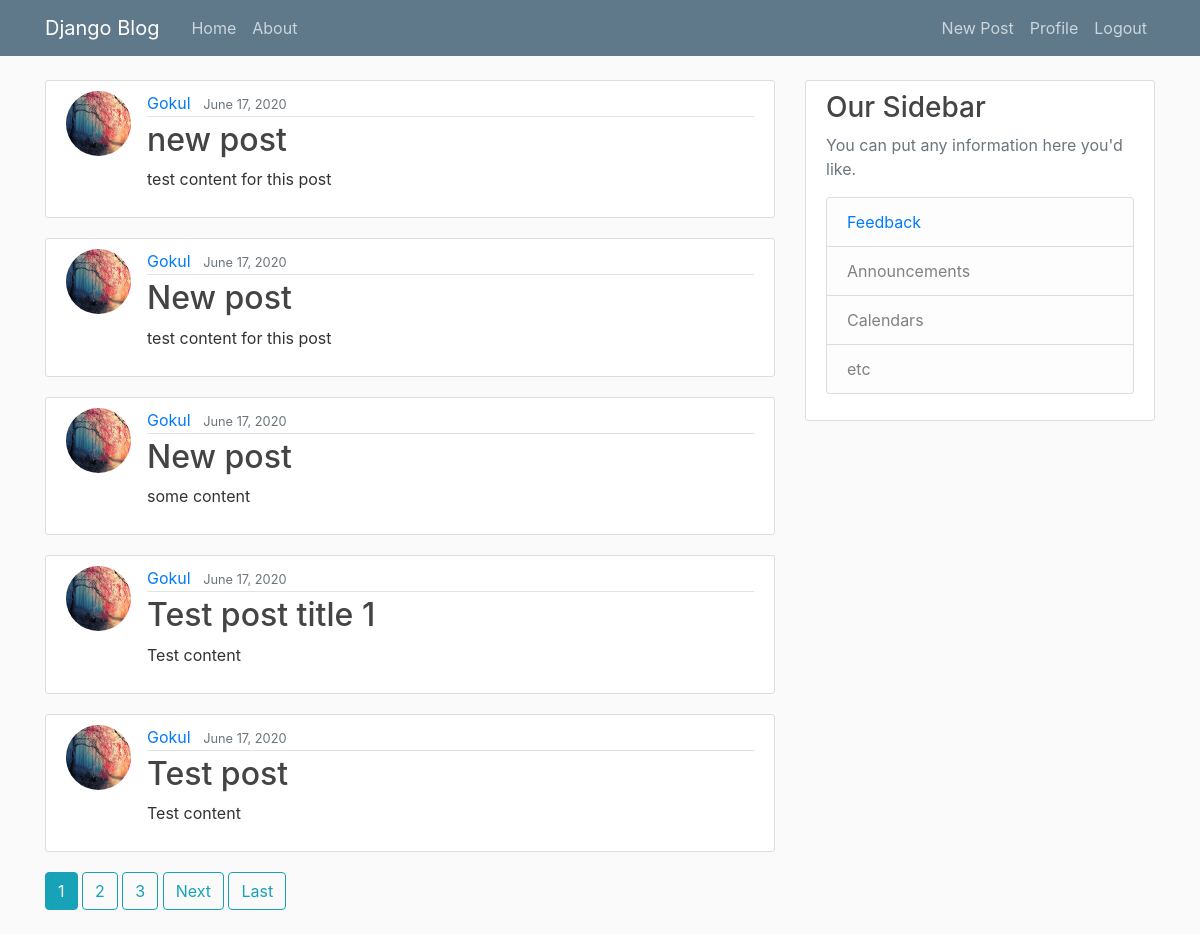
Before: / (signed in) with the older database file.
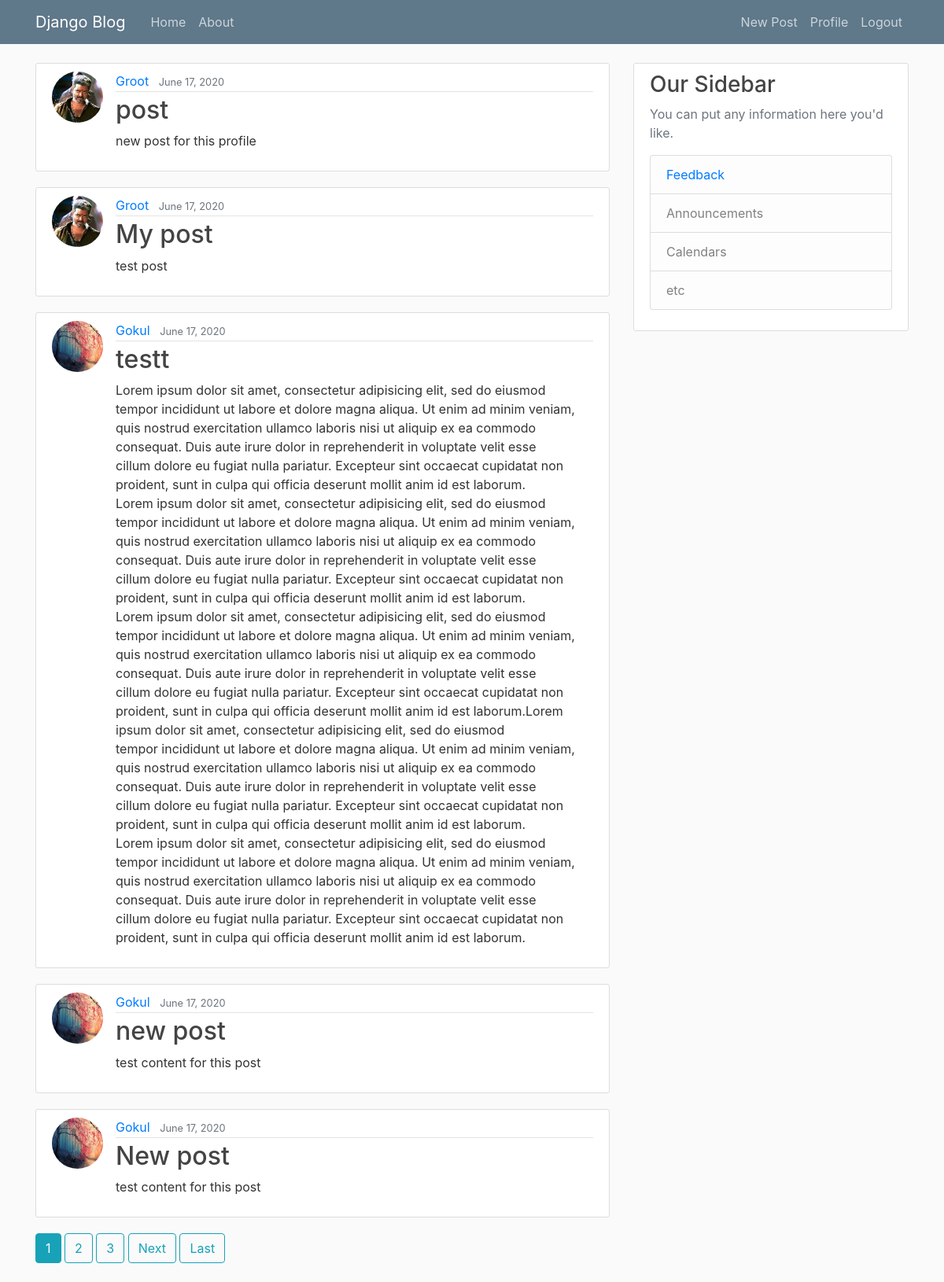
After: the same page with the newer database file.
### blog/models.py (models this page shows, shortened)
class Post(models.Model):
	title = models.CharField(max_length=100)
	content = models.TextField()
	date_posted = models.DateTimeField(default=timezone.now)
	author = models.ForeignKey(User, on_delete=models.CASCADE)

### users/models.py (models this page shows, shortened)
class Profile(models.Model):
    user = models.OneToOneField(User, on_delete=models.CASCADE)
    bio = models.TextField(default='')
    lives_in = models.CharField(max_length=30,default='')
    image = models.ImageField(default='default.jpg', upload_to='profile_pics')

### blog/views.py (the view)
# urls.py: path('', PostListView.as_view(), name='blog-home'),
class PostListView(LoginRequiredMixin, ListView):
	model = Post
	template_name = 'blog/home.html'
	context_object_name = 'posts'
	ordering = ['-date_posted']
	paginate_by = 5

### blog/templates/blog/home.html (shortened to what this page needs)
{% extends "blog/base.html" %}
{% block content %}
	{% for post in posts %}
		<article class="media content-section">
			<img class="rounded-circle article-img" src="{{ post.author.profile.image.url }}">
		  <div class="media-body">
		    <div class="article-metadata">
		      <a class="mr-2" href="#">{{ post.author }}</a>
		      <small class="text-muted">{{ post.date_posted | date:"F d, Y"}}</small>
		    </div>
		    <h2><a class="article-title" href="{% url 'post-detail' post.id %}">{{ post.title }}</a></h2>
		    <p class="article-content">{{ post.content }}</p>
		  </div>
		</article>
	{% endfor %}
{% if is_paginated %}
	{% for num in page_obj.paginator.page_range %}
        {% if page_obj.number == num %}
          <a class="btn btn-info mb-4" href="?page={{ num }}">{{ num }}</a>
        {% elif num > page_obj.number|add:'-3' and num < page_obj.number|add:'3' %}
          <a class="btn btn-outline-info mb-4" href="?page={{ num }}">{{ num }}</a>
        {% endif %}
    {% endfor %}
	{% if page_obj.has_next %}
		<a class = "btn btn-outline-info mb-4" href="?page={{page_obj.next_page_number}}">Next</a>
		<a class = "btn btn-outline-info mb-4" href="?page={{ page_obj.paginator.num_pages}}">Last</a>
	{% endif %}
{% endif %}
{% endblock content %}

Changed rows visible on the page:
no longer on this page (row unchanged): Post: author.profile.image (picture), author "Gokul", date_posted "June 17, 2020", title "New post", content "some content"
no longer on this page (row unchanged): Post: author.profile.image (picture), author "Gokul", date_posted "June 17, 2020", title "Test post title 1", content "Test content"
no longer on this page (row unchanged): Post: author.profile.image (picture), author "Gokul", date_posted "June 17, 2020", title "Test post", content "Test content"
added Post: author.profile.image (picture), author "Groot", date_posted "June 17, 2020", title "post", content "new post for this profile"
added Post: author.profile.image (picture), author "Groot", date_posted "June 17, 2020", title "My post", content "test post"
added Post: author.profile.image (picture), author "Gokul", date_posted "June 17, 2020", title "testt", content "Lorem ipsum dolor sit amet, consectetur adipisicing elit, sed do eiusmod tempor incididunt ut labore et dolore magna aliqua. Ut enim ad minim veniam, quis nostrud exercitation ullamco laboris nisi ut aliquip ex ea commodo consequat. Duis aute irure dolor in reprehenderit in voluptate velit esse cillum dolore eu fugiat nulla pariatur. Excepteur sint occaecat cupidatat non proident, sunt in culpa qui officia deserunt mollit anim id est laborum. Lorem ipsum dolor sit amet, consectetur adipisicing elit, sed do eiusmod tempor incididunt ut labore et dolore magna aliqua. Ut enim ad minim veniam, quis nostrud exercitation ullamco laboris nisi ut aliquip ex ea commodo consequat. Duis aute irure…"
